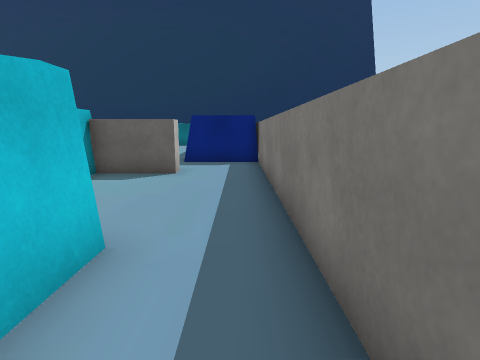
view 1 (above)

24 first-person views from a walk through a scene from a Unity 3-D project. The camera is 1.3 m above the floor, tilts 10° down and sees 80° across. The floor is counted in squares, 1 m on a side. Each view is taken from the middle of a square. On the plan, view 1 faces up. The plan holds only what a view shows up to about 13 squares ahead; the rest is blank. The place goes on beyond the plan. The player character is not drawn. Some surface patterns are stand-ins.

view 2
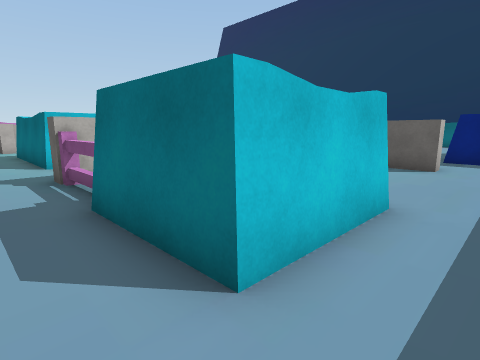

view 3
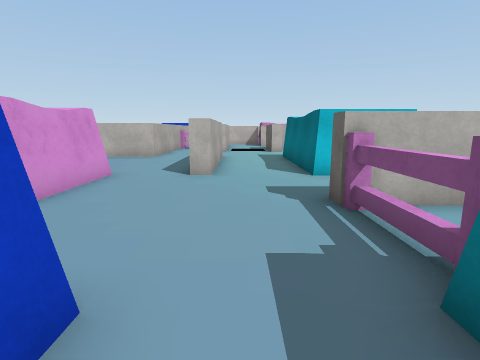

view 4
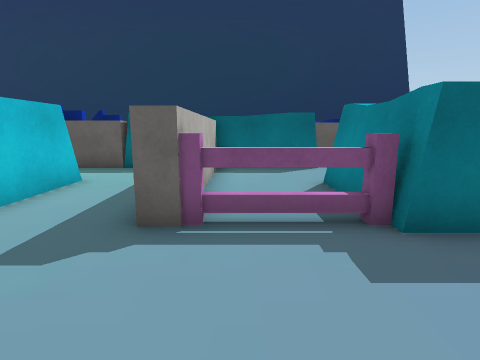

view 5
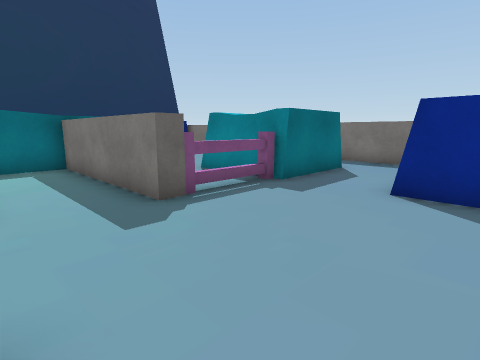

view 6
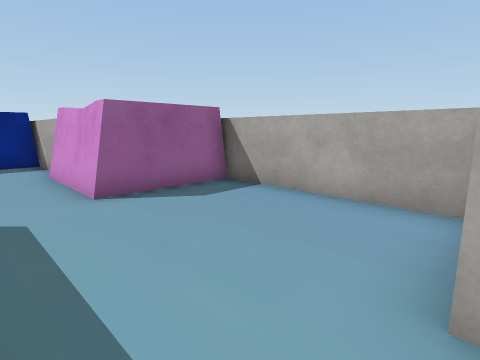

view 7
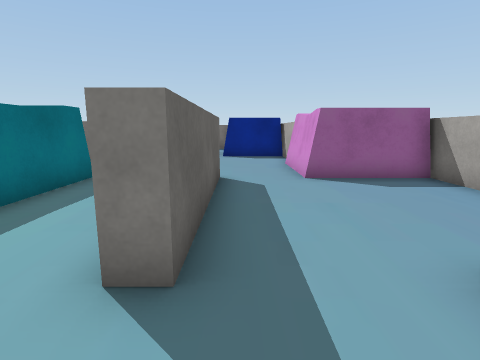

view 8
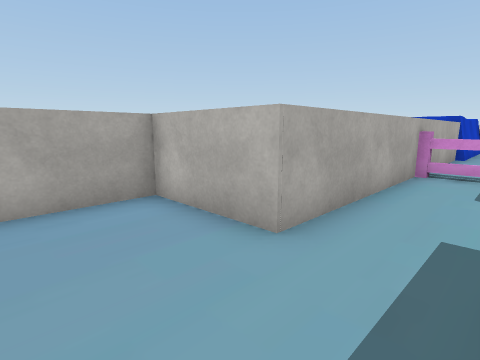

view 9
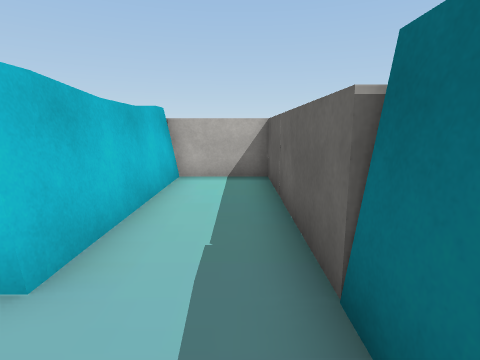

view 10
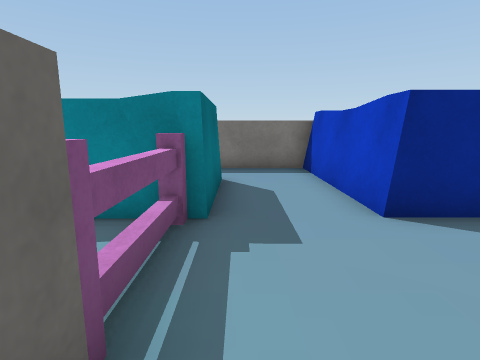

view 11
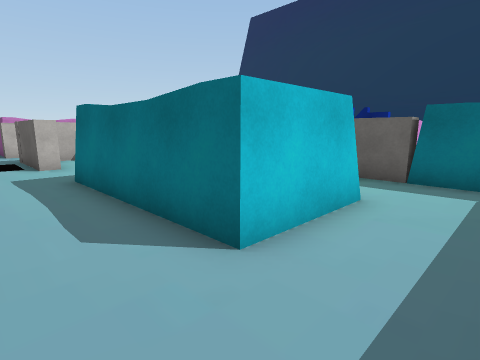

view 12
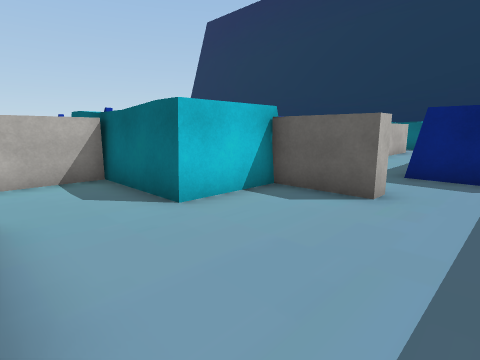

view 13
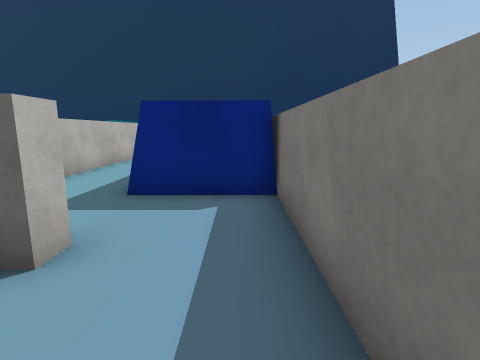

view 14
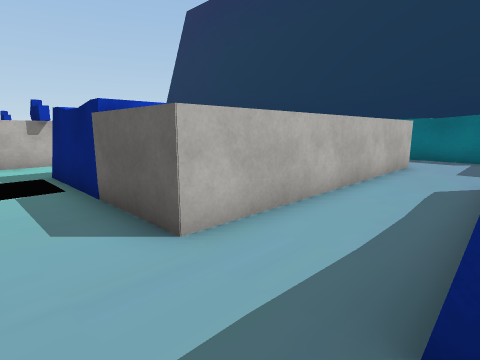

view 15
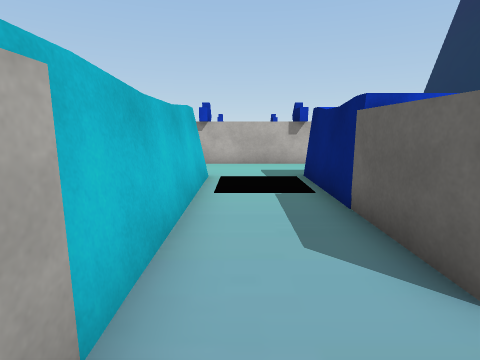

view 16
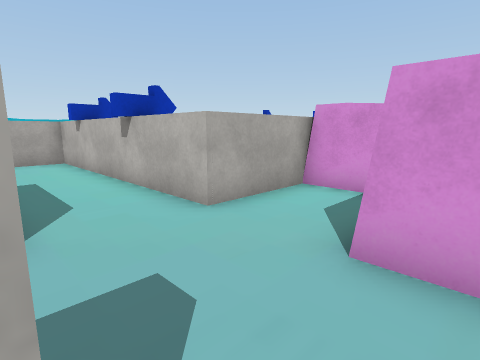

view 17
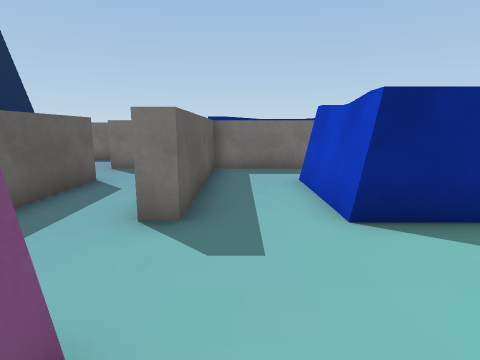

view 18
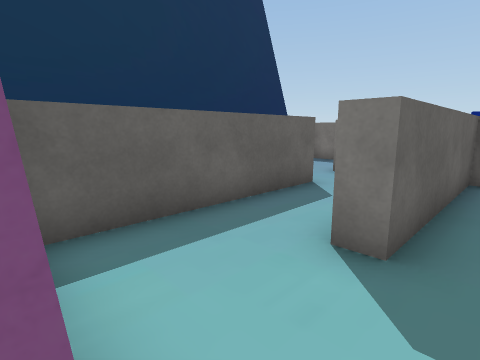

view 19
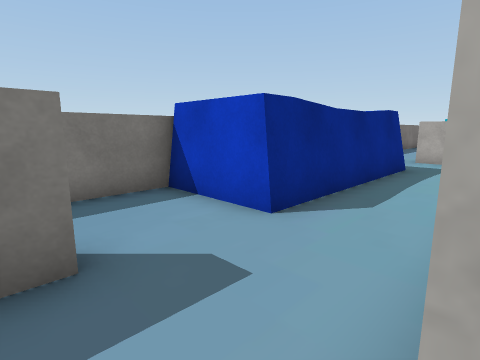

view 20
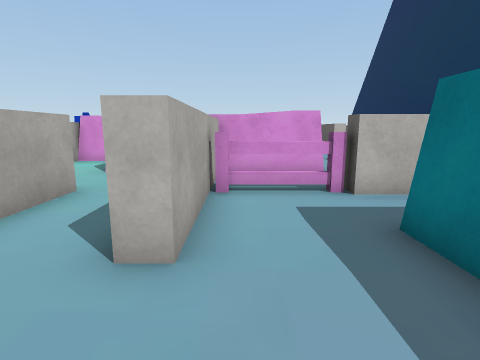

view 21
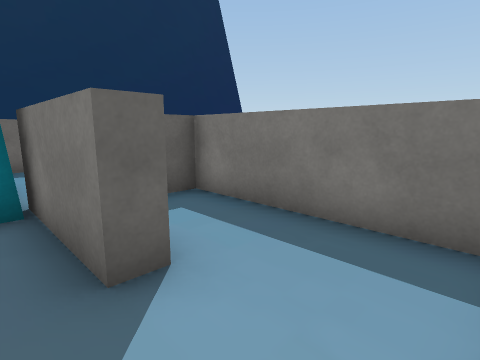

view 22
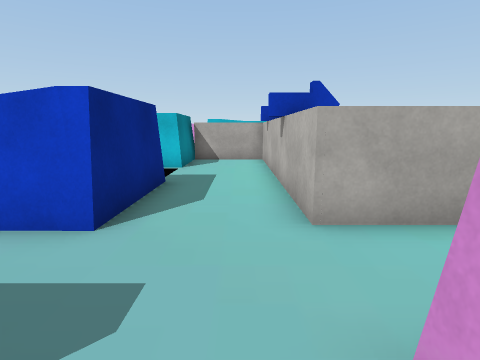

view 23
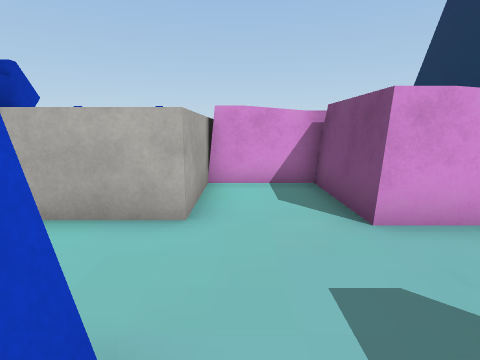

view 24
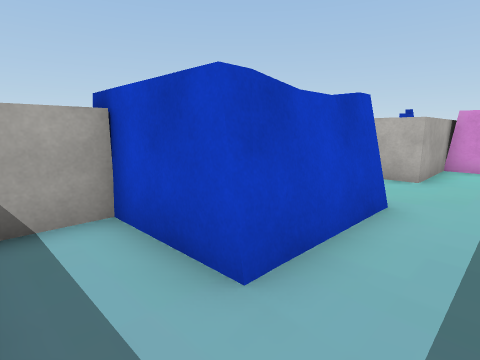

### Floor plan
Key: @ floor where view 1 was taken; # wall or solid block; . floor; = window, fence, low wall or low ledge; ^ raised ledge; O other object.
Columns run from 31 left of view 1 to 1 right of it. Each row starts with its distance up from view 1.
 26                     #
 25                     #..      #
 24                  ^ .O..^^^^^^####
 23                  ^ .O........#..#
 22                  ^ .O........#..#
 21                  ^######..#.....#
 20                  ^........#.....#
 19                  ^......  #.....#
 18               ^^^^..#######..^^^#
 17               ^...........#..^
 16               ^...........#..^
 15              ^####..^^^#..#..^
 14                  #..^  ^..#..^
 13                  #..^  ^###..^  #
 12                 ##..^^^^###..^^^#
 11                  #... ..........#
 10                  #... ..........#
  9                 ##..###^^#####..#
  8                  #..^     ^=....#
  7                  #..^     ^=....#
  6               #######^^^^^^#....#
  5               #........#........#
  4               #........#........#
  3               #^^^^^#..#..#^^^..#
  2         #           ^..#..#^ ^..#
  1         #....       ^..#..#^ ^..#
  0      ^..####..#^^^^^...#OO#^^^.@#
 -1        ..  .....................#
 -2               ..................#
 -3              ..#####.......######
 -4         O  ...............^^^^^
 -5   ..   .O.................^
 -6 ###############.....^^^#####
 -7               #.....^
 -8               #.....^
 -9               ######^

Where each view was taken, in squares from view 1:
view 1: 0 up, 0 right, facing up
view 2: 2 down, 0 right, facing up-left
view 3: 2 down, 3 left, facing left
view 4: 4 down, 7 left, facing up
view 5: 5 down, 11 left, facing up-right
view 6: 4 down, 17 left, facing down-right
view 7: 4 down, 19 left, facing right
view 8: 4 down, 14 left, facing down-left
view 9: 5 up, 9 left, facing left
view 10: 1 down, 9 left, facing right
view 11: 2 down, 9 left, facing up-left
view 12: 3 up, 0 right, facing up-left
view 13: 6 up, 0 right, facing up
view 14: 10 up, 2 left, facing up-left
view 15: 10 up, 3 left, facing left
view 16: 19 up, 11 left, facing down-left
view 17: 17 up, 15 left, facing right
view 18: 17 up, 14 left, facing up-right
view 19: 22 up, 5 left, facing down-right
view 20: 22 up, 5 left, facing left
view 21: 19 up, 3 left, facing up-right
view 22: 19 up, 13 left, facing down
view 23: 16 up, 10 left, facing left
view 24: 17 up, 6 left, facing down-left
